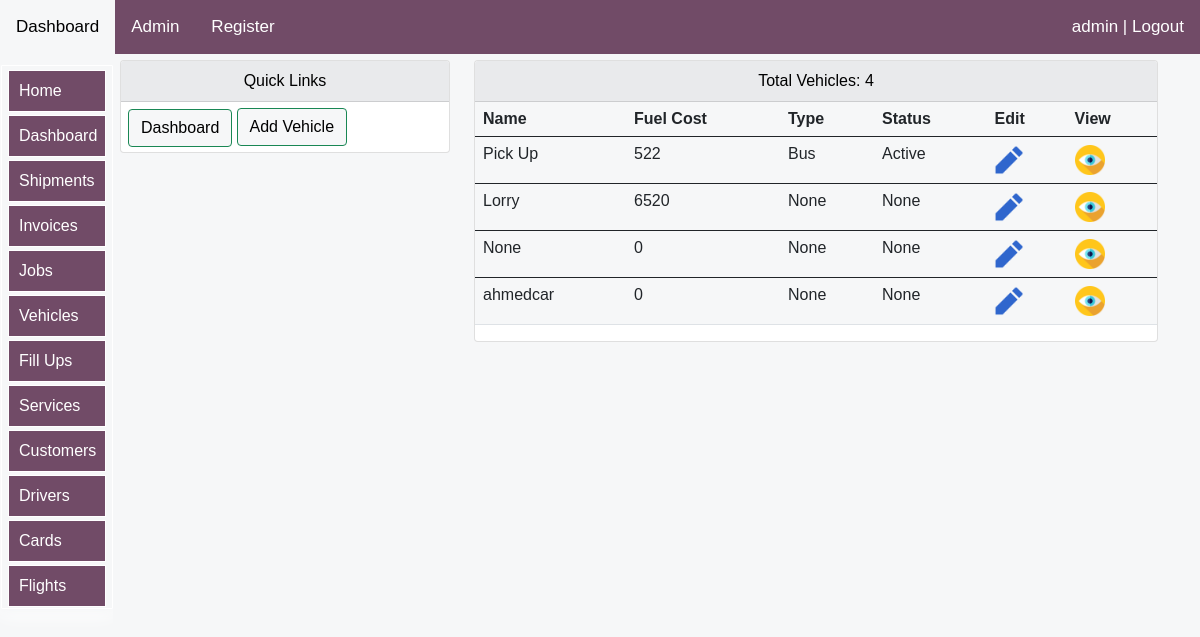
The page /logistics/vehicles (signed in) on the database its author committed.
### logistics/models.py (models this page shows, shortened)
class AlwenVehiclesModel(models.Model):
    vehicle_image=models.ImageField(upload_to='logistics/images/vehicles/%Y/',null=True, blank=True)#save according to year
    vehicle_name = models.CharField(max_length=30, blank=True, null=True)
    vehicle_make = models.CharField(max_length=30, blank=True, null=True)
    vehicle_model = models.CharField(max_length=30, blank=True, null=True)
    year = models.CharField(max_length=30, blank=True, null=True)
    starting_odometer = models.IntegerField(default=0,blank=True,null=True)
    primary_meter = models.CharField(max_length=30, blank=True, null=True,choices=primary_meter_options,default='Kilometers')
    vehicle_type = models.CharField(max_length=30, blank=True, null=True,choices=vehicle_type_options)
    vehicle_status = models.CharField(max_length=30, blank=True, null=True,choices=vehicle_status_options)
    mydocument=models.FileField(upload_to='myfiles/',null=True, blank=True)
    oil_type= models.CharField(max_length=30, blank=True, null=True,choices=oil_options)
    oil_capacity=models.CharField(blank=True,null=True,max_length=30)
    operator=models.ForeignKey(AlwenDriversModel,on_delete=models.SET_NULL,blank=True,null=True)
    fuel_usage= models.IntegerField(null=True, blank=True,default=0)
    comments=models.CharField(blank=True,null=True,max_length=30)
    date=models.DateField(blank=True,null=True,auto_now_add=True)

### logistics/views.py (the view)
# urls.py: path('vehicles', views.vehicles, name="vehicles"),#this is the home page
@login_required(login_url='login:loginpage')
def vehicles(request):
    title="vehicles"
    form=AddVehicleDetailsForm(request.POST, request.FILES)
    vehicles = AlwenVehiclesModel.objects.all()
    total=AlwenVehiclesModel.objects.count()
    if request.method == 'POST':
        form=AddVehicleDetailsForm(request.POST, request.FILES)
        if form.is_valid():
            form.save()
            return redirect('logistics:vehicles')
    else:
        form=AddVehicleDetailsForm()
    context={
        "vehicles":vehicles,
        "form":form,
        "title":title,
        "total":total,
    }
    return render(request,'logistics/vehicles.html',context)

### logistics/models.py (called while the page is built)
    def __str__(self):
        return '{}'.format(self.name)

### logistics/templates/logistics/vehicles.html (shortened to what this page needs)
{% extends 'bases/base.html'%}
{% load static %}
{% load crispy_forms_tags %}
{% block style %}
<link href="{% static 'css/bootstrap.min.css' %}" rel="stylesheet">
<link rel="stylesheet" href="https://use.fontawesome.com/releases/v5.15.2/css/all.css"
>
<link href="{% static 'js/jquery-ui-1.12.1/jquery-ui.min.css' %}" rel="stylesheet">
<link href="{% static 'js/jquery-ui-1.12.1/jquery-ui.structure.min.css' %}" rel="stylesheet">
<link href="{% static 'js/jquery-ui-1.12.1/jquery-ui.theme.min.css' %}" rel="stylesheet">
   {%endblock%}
   {% block body %}
<div class="container">
    <div class="row mt-12" >
<div class="col-md-4">
    <div class="card">
        <div id="allif-section-headers" class="card-header ">
            Quick Links
        </div>
        <div >
      <a  href="{% url 'logistics:logistics-dashboard' %}">
      <button id="allif-link-buttons" type="button" class="btn btn-success mybuttonlinks" >
      Dashboard</button></a>
      <a href="#myModal" data-toggle="modal" data-target="#myModal"> <button id="allif-link-buttons" class="btn btn-success" >
        Add Vehicle</button></a>
      </div>
            </div>
        </div>
    <div class="col-md-8">
        <div class="card">
            <div id="allif-section-headers" class="card-header">
               Total Vehicles: {{total}}
            </div>
            <div class="col-md-12">
        <table class="table">
          <thead>
            <tr>
              <th scope="col">Name</th>
              <th scope="col">Fuel Cost</th>
              <th scope="col">Type</th>
              <th scope="col">Status</th>
              <th scope="col">Edit</th>
              <th scope="col">View</th>
            </tr>
          </thead>
          {% for vehicle in vehicles %}
          <tbody>
            <tr>
            <td>{{vehicle.vehicle_name}}</td>
            <td>
              {{vehicle.fuel_usage}}
            </td>
            <td>{{vehicle.vehicle_type}}</td>
            <td>{{vehicle.vehicle_status}}</td>
              <td> <a href="{% url 'logistics:update_vehicle_details' vehicle.id %}"><img src="{% static 'images/edit.png'%}" width="30"></a>
            <td> <a href="{% url 'logistics:alwen_vehicle_details' vehicle.id %}"><img src="{% static 'images/view.png'%}" width="30"></a>
          </tr>
            {% endfor %}
          </tbody>
        </table>
            </div>
        </div></div></div>
</div>
   {% endblock %}

### logistics/templates/bases/log-topnavbar.html (shortened to what this page needs)
    <div class="topnav" id="myTopnav">
      <a  href="{% url 'logistics:logistics-dashboard' %}">Dashboard </a>
      {% if request.user.is_superuser %}
      <a href="/admin">Admin</a>
      <a href="{% url 'login:registerpage' %}">Register</a>
      {% endif %}
    {% if user.is_authenticated %}
    <a href="{% url 'login:logout' %}" style="float: right;">{{user}} | Logout</a>
            {% else %}
            <a href="{% url 'login:loginpage' %}" style="float: right;">Login</a>
        {% endif %}
    </div>

### logistics/templates/logistics/vehicles.html (style rules this page uses)
body { font-size: 2rem; opacity: 1; position:sticky; overflow: auto; text-align: left; max-width: 100%; background-color: #F6F7F8; margin: auto; padding: auto; }
.container { background-color: #F6F7F8; }
table { background-color: #F6F7F8; }
.mybuttonlinks { margin-top: 7px; margin-left: 7px; margin-bottom: 5px; }
#allif-section-headers { background-color: #e9eaec; color: black; font-size: 16px; text-align: center; }
#allif-link-buttons { background-color: #F6F7F8; color: black; }
@media screen and (min-width:1000px) and (max-width:2000px) { .container { margin-top: 10px; display: block; font-size: 0.95rem; margin-left:auto ; margin-right: auto; margin: auto; padding-left: 90px; } }

### logistics/templates/bases/log-topnavbar.html (style rules this page uses)
body { margin: 0; font-family: Arial, Helvetica, sans-serif; }
.topnav { background-color: #714b67;; position: fixed; width: 100%; z-index:10; overflow:auto; margin-right: 0; right: 0; color: white; }
.topnav a { float: left; display: block; color: white; text-align: center; padding: 14px 16px; text-decoration: none; font-size: 17px; }

### logistics/templates/bases/log-sidenavbar.html (style rules this page uses)
:root { --sidebar_font_size:1.0rem; }

### rows shown on the page
AlwenVehiclesModel: vehicle_name "Pick Up", fuel_usage "522", vehicle_type "Bus", vehicle_status "Active"
AlwenVehiclesModel: vehicle_name "Lorry", fuel_usage "6520", vehicle_type "None", vehicle_status "None"
AlwenVehiclesModel: vehicle_name "None", fuel_usage "0", vehicle_type "None", vehicle_status "None"
AlwenVehiclesModel: vehicle_name "ahmedcar", fuel_usage "0", vehicle_type "None", vehicle_status "None"

### other values the page prints
{{ user }} "admin"
{{ total }} "4"
